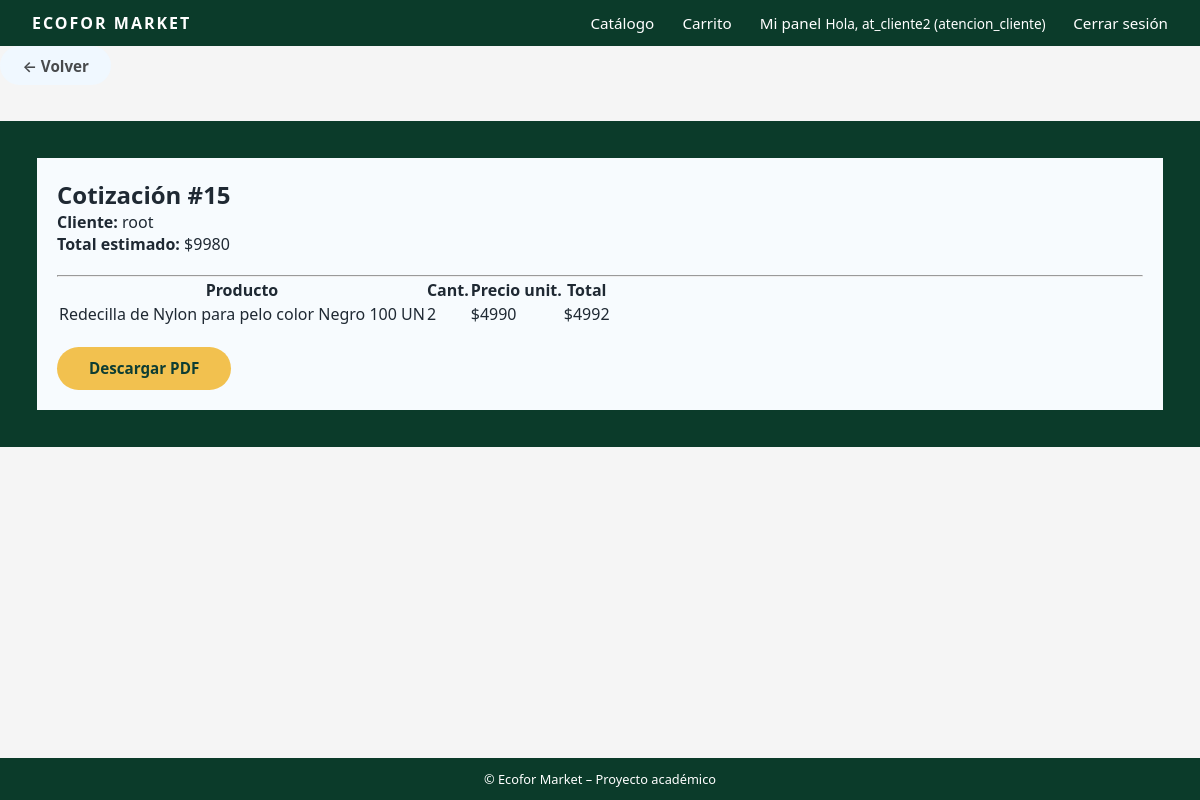
The page /productos/cotizaciones/15/ (signed in) on the database its author committed.
### usuarios/models.py (models this page shows, shortened)
class Usuario(AbstractUser):
    TIPO_CLIENTE = [
        ("natural", "Persona Natural"),
        ("empresa", "Empresa"),
        ("admin", "Administrador"),
        ("atencion_cliente", "Atención al Cliente"),
    ]
    rut = models.CharField(max_length=12, unique=True, blank=True, null=True)
    tipo_cliente = models.CharField(
        max_length=20,
        choices=TIPO_CLIENTE,
        default="natural"
    )

### productos/models.py (models this page shows, shortened)
class Pedido(models.Model):
    ESTADOS = [
        ("pendiente", "Pendiente (sin pago real)"),
        ("pagado", "Pagado (simulado)"),
    ]
    usuario = models.ForeignKey(settings.AUTH_USER_MODEL, on_delete=models.CASCADE)
    numero_pedido = models.IntegerField(unique=True, null=True, blank=True)
    creado = models.DateTimeField(auto_now_add=True)
    actualizado = models.DateTimeField(auto_now=True)
    total = models.PositiveIntegerField(default=0)
    estado = models.CharField(max_length=20, choices=ESTADOS, default="pendiente")
    class Meta:
        verbose_name = "Pedido"
        verbose_name_plural = "Pedidos"
        ordering = ["-creado"]

class PedidoItem(models.Model):
    pedido = models.ForeignKey(Pedido, related_name="items", on_delete=models.CASCADE)
    producto = models.ForeignKey(Producto, on_delete=models.PROTECT)
    cantidad = models.PositiveIntegerField()
    precio_unitario = models.PositiveIntegerField()

class Producto(models.Model):
    CATEGORIAS = [
        ("Papelería y Dispensadores", (
            ("higienicos", "Higiénicos"),
            ("toallas_papel", "Toallas de papel"),
            ("servilletas", "Servilletas"),
            ("panuelos", "Pañuelos"),
            ("panos", "Paños"),
            ("sabanillas", "Sabanillas"),
            ("dispensadores", "Dispensadores"),
        )),
        ("Artículos de Aseo", (
            ("contenedores", "Contenedores"),
            ("basureros", "Basureros"),
            ("articulos_limpieza", "Artículos de limpieza"),
            ("aseo", "Aseo"),
        )),
        ("Productos Químicos", (
            ("pisos", "Pisos"),
            ("limpiadores", "Limpiadores"),
            ("desodorante", "Desodorante Ambiental"),
            ("automotriz", "Automotriz"),
            ("lavanderia", "Lavandería"),
        )),
        ("Seguridad y Horeca", (
            ("epp", "Elementos de Protección Personal (EPP)"),
            ("horeca", "HORECA (Hoteles, Restaurantes, Cafeterías)"),
        )),
    ]
    nombre = models.CharField(max_length=100)
    descripcion = models.TextField(blank=True, verbose_name="Descripción")
    precio = models.PositiveIntegerField(verbose_name="Precio")
    stock = models.PositiveIntegerField(default=0)
    categoria = models.CharField(max_length=50, choices=CATEGORIAS, default="limpiadores")
    activo = models.BooleanField(default=True)
    descuento = models.IntegerField(default=0, verbose_name="Descuento (%)")
    imagen = models.ImageField(
        upload_to="productos/",
        blank=True,
        null=True,
        verbose_name="Imagen del producto"
    )
    creado = models.DateTimeField(auto_now_add=True)
    actualizado = models.DateTimeField(auto_now=True)
    class Meta:
        verbose_name = "Producto"
        verbose_name_plural = "Productos"
        ordering = ["-creado"]

### productos/views.py (the view)
# urls.py: path("cotizaciones/<int:pedido_id>/", views.ver_cotizacion, name="ver_cotizacion"),
@login_required
def ver_cotizacion(request, pedido_id):
    if not request.user.tipo_cliente == "atencion_cliente":
        messages.error(request, "No tienes permiso para acceder a esta sección.")
        return redirect("home")
    pedido = get_object_or_404(Pedido, id=pedido_id)
    items = PedidoItem.objects.filter(pedido=pedido)
    return render(request, "productos/ver_cotizacion.html", {
        "pedido": pedido,
        "items": items
    })

### productos/templates/productos/ver_cotizacion.html (shortened to what this page needs)
{% extends 'core/base.html' %}
{% block content %}
      <a href="{% url 'dashboard' %}" class="btn btn-secondary"
      style="
            display: inline-flex;
            align-items: center;
            gap: 6px;
            text-decoration: none;
            color: #000000b3;
            font-weight: 600;
            margin-bottom: 1rem;
            background-color: aliceblue;
      ">
    ← Volver
    </a>
<div class="container: center; " style="
    border: 1cm solid #0b3b2a;
    padding: 20px;
    background-color: rgb(247, 251, 254);
    margin-top: 20px;">
    <h2>Cotización #{{ pedido.id }}</h2>
    <p><b>Cliente:</b> {{ pedido.usuario.username }}</p>
    <p><b>Total estimado:</b> ${{ pedido.total }}</p>
    <hr>
    <table class="table table-bordered">
        <thead>
            <tr>
                <th>Producto</th>
                <th>Cant.</th>
                <th>Precio unit.</th>
                <th>Total</th>
            </tr>
        </thead>
        {% for item in items %}
        <tr>
            <td>{{ item.producto.nombre }}</td>
            <td>{{ item.cantidad }}</td>
            <td>${{ item.precio_unitario }}</td>
            <td>${{ item.cantidad|floatformat:0|add:item.precio_unitario }}</td>
        </tr>
        {% endfor %}
    </table>
    <a href="{% url 'generar_cotizacion_pdf' pedido.id %}" class="btn btn-primary">
        Descargar PDF
    </a>
</div>
{% endblock %}

### core/templates/core/base.html (shortened to what this page needs)
{% load static %}
<!DOCTYPE html>
<html>
<head>
    <link rel="stylesheet" href="{% static 'core/css/styles.css' %}">
</head>
<body>
<div class="site-wrapper">
    <header>
        <nav class="navbar">
            <div class="navbar-logo">
                <a href="{% url 'home' %}">ECOFOR MARKET</a>
            </div>
            <div class="navbar-nav">
                <a href="{% url 'catalogo_productos' %}">Catálogo</a>
                {% if user.is_authenticated %}
                    <a href="{% url 'ver_carrito' %}">Carrito</a>
                    <a href="{% url 'dashboard' %}">Mi panel</a>
                    <span class="navbar-user">
                        Hola, {{ user.username }} ({{ user.tipo_cliente }})
                    </span>
                    <a href="{% url 'logout' %}">Cerrar sesión</a>
                {% else %}
                    <a href="{% url 'login' %}">Iniciar sesión</a>
                    <a href="{% url 'registrar' %}">Crear cuenta</a>
                {% endif %}
            </div>
        </nav>
    </header>
    <main>
        {% block content %}{% endblock %}
    </main>
    <footer class="footer">
        © {{ now|date:"Y" }} Ecofor Market – Proyecto académico
    </footer>
</div>
</body>
</html>

### staticfiles/core/css/styles.css (style rules this page uses)
* { margin: 0; padding: 0; box-sizing: border-box; }
body { font-family: system-ui, -apple-system, BlinkMacSystemFont, "Segoe UI", sans-serif; background-color: #f5f5f5; color: #1f2933; }
.site-wrapper { min-height: 100vh; display: flex; flex-direction: column; }
main { flex: 1; }
.navbar { background-color: #0b3b2a; color: #ffffff; padding: 0.75rem 2rem; display: flex; align-items: center; justify-content: space-between; }
.navbar-logo { font-weight: 700; letter-spacing: 2px; }
.navbar-nav a { color: #ffffff; text-decoration: none; margin-left: 1.5rem; font-size: 0.95rem; }
.navbar-user { font-size: 0.85rem; }
.navbar-logo a { text-decoration: none; color: inherit; font-weight: bold; display: block; }
.btn { display: inline-block; padding: 0.6rem 1.4rem; border-radius: 999px; border: none; cursor: pointer; font-size: 0.95rem; font-weight: 600; text-decoration: none; text-align: center; }
.btn-primary { background-color: #f2c14f; color: #0b3b2a; }
.btn-secondary { background-color: #e1e5ea; color: #0b3b2a; }
.footer { background-color: #0b3b2a; color: #ffffff; text-align: center; padding: 0.75rem; font-size: 0.8rem; }
.btn-primary { padding: 0.7rem 2rem; background: #f2c14f; border-radius: 50px; text-decoration: none; font-weight: bold; color: #0d3d33; transition: 0.2s; }

### rows shown on the page
Usuario: username "at_cliente2", tipo_cliente "atencion_cliente"
Pedido: id "15", usuario.username "root", total "9980"
PedidoItem: producto.nombre "Redecilla de Nylon para pelo color Negro 100 UN", cantidad "2", precio_unitario "4990", cantidad|add "4992"
